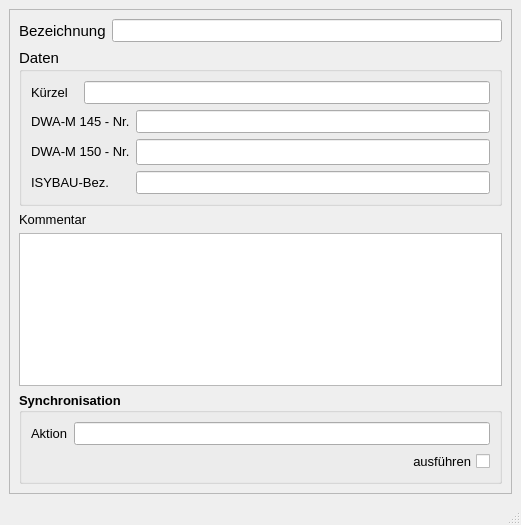
<?xml version="1.0" encoding="UTF-8"?>
<ui version="4.0">
 <class>MainWindow</class>
 <widget class="QMainWindow" name="MainWindow">
  <property name="geometry">
   <rect>
    <x>0</x>
    <y>0</y>
    <width>521</width>
    <height>525</height>
   </rect>
  </property>
  <property name="minimumSize">
   <size>
    <width>290</width>
    <height>440</height>
   </size>
  </property>
  <property name="font">
   <font>
    <family>Tahoma</family>
    <pointsize>10</pointsize>
   </font>
  </property>
  <property name="windowTitle">
   <string>MainWindow</string>
  </property>
  <property name="layoutDirection">
   <enum>Qt::LeftToRight</enum>
  </property>
  <widget class="QWidget" name="centralwidget">
   <layout class="QGridLayout" name="gridLayout">
    <item row="0" column="0">
     <widget class="QScrollArea" name="scrollArea">
      <property name="widgetResizable">
       <bool>true</bool>
      </property>
      <widget class="QWidget" name="scrollAreaWidgetContents">
       <property name="geometry">
        <rect>
         <x>0</x>
         <y>0</y>
         <width>497</width>
         <height>475</height>
        </rect>
       </property>
       <layout class="QGridLayout" name="gridLayout_2">
        <item row="0" column="0">
         <widget class="QLabel" name="label_4">
          <property name="font">
           <font>
            <family>Tahoma</family>
            <pointsize>11</pointsize>
           </font>
          </property>
          <property name="text">
           <string>Bezeichnung</string>
          </property>
          <property name="alignment">
           <set>Qt::AlignLeading|Qt::AlignLeft|Qt::AlignVCenter</set>
          </property>
         </widget>
        </item>
        <item row="0" column="1">
         <widget class="QLineEdit" name="bezeichnung">
          <property name="toolTip">
           <string>&lt;html&gt;&lt;head/&gt;&lt;body&gt;&lt;p&gt;Eindeutige Bezeichnung&lt;/p&gt;&lt;/body&gt;&lt;/html&gt;</string>
          </property>
          <property name="statusTip">
           <string>Eindeutige Bezeichnung</string>
          </property>
          <property name="text">
           <string/>
          </property>
         </widget>
        </item>
        <item row="1" column="0" colspan="2">
         <widget class="QGroupBox" name="groupBox_3">
          <property name="font">
           <font>
            <family>Tahoma</family>
            <pointsize>11</pointsize>
           </font>
          </property>
          <property name="title">
           <string>Daten</string>
          </property>
          <layout class="QGridLayout" name="gridLayout_3">
           <item row="0" column="0">
            <widget class="QLabel" name="label_8">
             <property name="font">
              <font>
               <family>Tahoma</family>
               <pointsize>10</pointsize>
              </font>
             </property>
             <property name="text">
              <string>Kürzel</string>
             </property>
             <property name="alignment">
              <set>Qt::AlignLeading|Qt::AlignLeft|Qt::AlignVCenter</set>
             </property>
            </widget>
           </item>
           <item row="0" column="1" colspan="2">
            <widget class="QLineEdit" name="kuerzel">
             <property name="font">
              <font>
               <family>Tahoma</family>
               <pointsize>10</pointsize>
              </font>
             </property>
             <property name="toolTip">
              <string>optional: Kürzel</string>
             </property>
             <property name="statusTip">
              <string>optional: Kürzel</string>
             </property>
             <property name="text">
              <string/>
             </property>
            </widget>
           </item>
           <item row="1" column="0" colspan="2">
            <widget class="QLabel" name="label_10">
             <property name="font">
              <font>
               <family>Tahoma</family>
               <pointsize>10</pointsize>
              </font>
             </property>
             <property name="text">
              <string>&lt;html&gt;&lt;head/&gt;&lt;body&gt;&lt;p&gt;DWA-M 145 - Nr.&lt;/p&gt;&lt;/body&gt;&lt;/html&gt;</string>
             </property>
             <property name="alignment">
              <set>Qt::AlignLeading|Qt::AlignLeft|Qt::AlignVCenter</set>
             </property>
            </widget>
           </item>
           <item row="1" column="2">
            <widget class="QLineEdit" name="m145">
             <property name="enabled">
              <bool>true</bool>
             </property>
             <property name="font">
              <font>
               <family>Tahoma</family>
               <pointsize>10</pointsize>
              </font>
             </property>
             <property name="toolTip">
              <string>&lt;html&gt;&lt;head/&gt;&lt;body&gt;&lt;p&gt;Nr. des Funktionsstatus gem. DWA-M 145 (Referenzliste 1010)&lt;/p&gt;&lt;/body&gt;&lt;/html&gt;</string>
             </property>
             <property name="statusTip">
              <string>Nr. des Funktionsstatus gem. DWA-M 145 (Referenzliste 1010)</string>
             </property>
             <property name="layoutDirection">
              <enum>Qt::RightToLeft</enum>
             </property>
             <property name="autoFillBackground">
              <bool>false</bool>
             </property>
             <property name="text">
              <string/>
             </property>
             <property name="frame">
              <bool>true</bool>
             </property>
            </widget>
           </item>
           <item row="2" column="0" colspan="2">
            <widget class="QLabel" name="label_11">
             <property name="font">
              <font>
               <family>Tahoma</family>
               <pointsize>10</pointsize>
              </font>
             </property>
             <property name="text">
              <string>&lt;html&gt;&lt;head/&gt;&lt;body&gt;&lt;p&gt;DWA-M 150 - Nr.&lt;/p&gt;&lt;/body&gt;&lt;/html&gt;</string>
             </property>
             <property name="alignment">
              <set>Qt::AlignLeading|Qt::AlignLeft|Qt::AlignVCenter</set>
             </property>
            </widget>
           </item>
           <item row="2" column="2">
            <widget class="QLineEdit" name="m150">
             <property name="toolTip">
              <string>&lt;html&gt;&lt;head/&gt;&lt;body&gt;&lt;p&gt;Nr. des Funktionsstatus gem. DWA-M 150 (Referenzliste 109)&lt;/p&gt;&lt;/body&gt;&lt;/html&gt;</string>
             </property>
             <property name="statusTip">
              <string>Nr. des Funktionsstatus gem. DWA-M 150 (Referenzliste 109)</string>
             </property>
            </widget>
           </item>
           <item row="3" column="0" colspan="2">
            <widget class="QLabel" name="label_9">
             <property name="font">
              <font>
               <family>Tahoma</family>
               <pointsize>10</pointsize>
              </font>
             </property>
             <property name="text">
              <string>&lt;html&gt;&lt;head/&gt;&lt;body&gt;&lt;p&gt;ISYBAU-Bez.&lt;/p&gt;&lt;/body&gt;&lt;/html&gt;</string>
             </property>
             <property name="alignment">
              <set>Qt::AlignLeading|Qt::AlignLeft|Qt::AlignVCenter</set>
             </property>
            </widget>
           </item>
           <item row="3" column="2">
            <widget class="QLineEdit" name="isybau">
             <property name="enabled">
              <bool>true</bool>
             </property>
             <property name="font">
              <font>
               <family>Tahoma</family>
               <pointsize>10</pointsize>
              </font>
             </property>
             <property name="toolTip">
              <string>&lt;html&gt;&lt;head/&gt;&lt;body&gt;&lt;p&gt;Nr. des Funktionsstatus gem. ISYBAU (Referenzliste G105)&lt;/p&gt;&lt;/body&gt;&lt;/html&gt;</string>
             </property>
             <property name="statusTip">
              <string>Nr. des Funktionsstatus gem. ISYBAU (Referenzliste G105)</string>
             </property>
             <property name="layoutDirection">
              <enum>Qt::RightToLeft</enum>
             </property>
             <property name="autoFillBackground">
              <bool>false</bool>
             </property>
             <property name="text">
              <string/>
             </property>
             <property name="frame">
              <bool>true</bool>
             </property>
            </widget>
           </item>
          </layout>
         </widget>
        </item>
        <item row="2" column="0">
         <widget class="QLabel" name="label_15">
          <property name="text">
           <string>Kommentar</string>
          </property>
         </widget>
        </item>
        <item row="3" column="0" colspan="2">
         <widget class="QTextEdit" name="kommentar">
          <property name="minimumSize">
           <size>
            <width>0</width>
            <height>0</height>
           </size>
          </property>
          <property name="toolTip">
           <string>&lt;html&gt;&lt;head/&gt;&lt;body&gt;&lt;p&gt;Platz für zusätzliche Kommentare.&lt;/p&gt;&lt;/body&gt;&lt;/html&gt;</string>
          </property>
          <property name="statusTip">
           <string>Platz für zusätzliche Kommentare.</string>
          </property>
         </widget>
        </item>
        <item row="4" column="0" colspan="2">
         <widget class="QGroupBox" name="groupBox_sync">
          <property name="font">
           <font>
            <family>Tahoma</family>
            <pointsize>10</pointsize>
            <weight>75</weight>
            <bold>true</bold>
           </font>
          </property>
          <property name="title">
           <string>Synchronisation</string>
          </property>
          <layout class="QGridLayout" name="gridLayout_4">
           <item row="0" column="0">
            <widget class="QLabel" name="label_19">
             <property name="font">
              <font>
               <family>Tahoma</family>
               <pointsize>10</pointsize>
               <weight>50</weight>
               <bold>false</bold>
              </font>
             </property>
             <property name="text">
              <string>Aktion</string>
             </property>
            </widget>
           </item>
           <item row="0" column="1">
            <widget class="QLineEdit" name="aktion">
             <property name="toolTip">
              <string>&lt;html&gt;&lt;head/&gt;&lt;body&gt;&lt;p&gt;Maßnahme zur Synchronisation&lt;/p&gt;&lt;/body&gt;&lt;/html&gt;</string>
             </property>
             <property name="statusTip">
              <string>Maßnahme zur Synchronisation</string>
             </property>
            </widget>
           </item>
           <item row="1" column="0" colspan="2">
            <widget class="QCheckBox" name="status">
             <property name="font">
              <font>
               <family>Tahoma</family>
               <pointsize>10</pointsize>
               <weight>50</weight>
               <bold>false</bold>
              </font>
             </property>
             <property name="toolTip">
              <string>Synchronisation aktivieren</string>
             </property>
             <property name="statusTip">
              <string>Synchronisation aktivieren</string>
             </property>
             <property name="layoutDirection">
              <enum>Qt::RightToLeft</enum>
             </property>
             <property name="text">
              <string>ausführen</string>
             </property>
            </widget>
           </item>
          </layout>
         </widget>
        </item>
       </layout>
      </widget>
     </widget>
    </item>
   </layout>
  </widget>
  <widget class="QStatusBar" name="statusbar"/>
 </widget>
 <tabstops>
  <tabstop>bezeichnung</tabstop>
 </tabstops>
 <resources/>
 <connections/>
</ui>
